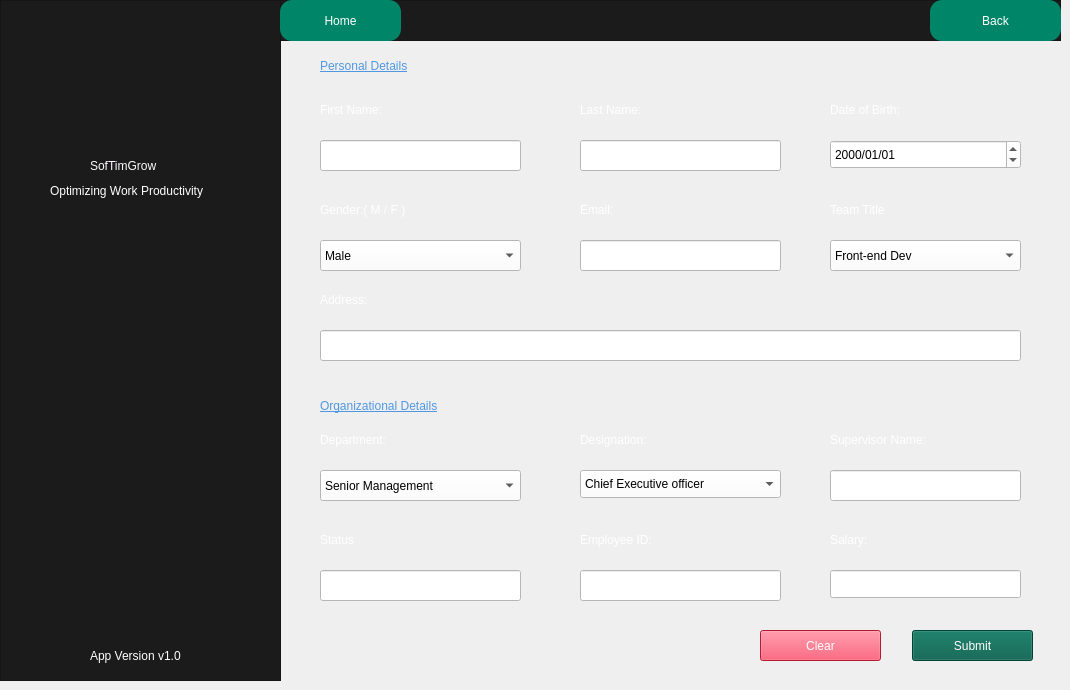
    <widget class="QWidget" name="InsertEmployee">
     <widget class="QFrame" name="frame_10">
      <property name="geometry">
       <rect>
        <x>0</x>
        <y>0</y>
        <width>281</width>
        <height>681</height>
       </rect>
      </property>
      <property name="styleSheet">
       <string notr="true">background-color:rgba(27,27,27,255);</string>
      </property>
      <property name="frameShape">
       <enum>QFrame::StyledPanel</enum>
      </property>
      <property name="frameShadow">
       <enum>QFrame::Raised</enum>
      </property>
      <widget class="QLabel" name="label_23">
       <property name="geometry">
        <rect>
         <x>10</x>
         <y>10</y>
         <width>261</width>
         <height>151</height>
        </rect>
       </property>
       <property name="text">
        <string/>
       </property>
       <property name="pixmap">
        <pixmap resource="../resource.qrc">:/pics/picture/people.png</pixmap>
       </property>
       <property name="scaledContents">
        <bool>true</bool>
       </property>
      </widget>
      <widget class="QLabel" name="label_25">
       <property name="geometry">
        <rect>
         <x>50</x>
         <y>180</y>
         <width>201</width>
         <height>21</height>
        </rect>
       </property>
       <property name="styleSheet">
        <string notr="true">color: rgb(255, 255, 255);
font: italic 9pt &quot;Segoe UI&quot;;</string>
       </property>
       <property name="text">
        <string>Optimizing Work Productivity</string>
       </property>
      </widget>
      <widget class="QLabel" name="label_26">
       <property name="geometry">
        <rect>
         <x>90</x>
         <y>640</y>
         <width>121</width>
         <height>31</height>
        </rect>
       </property>
       <property name="styleSheet">
        <string notr="true">color:white;</string>
       </property>
       <property name="text">
        <string>App Version v1.0</string>
       </property>
      </widget>
      <widget class="QLabel" name="label_192">
       <property name="geometry">
        <rect>
         <x>90</x>
         <y>150</y>
         <width>111</width>
         <height>31</height>
        </rect>
       </property>
       <property name="styleSheet">
        <string notr="true">color: rgb(254, 251, 255);
font: 700 11pt &quot;Arial&quot;;</string>
       </property>
       <property name="text">
        <string>SofTimGrow</string>
       </property>
      </widget>
     </widget>
     <widget class="QFrame" name="frame_11">
      <property name="geometry">
       <rect>
        <x>280</x>
        <y>0</y>
        <width>781</width>
        <height>41</height>
       </rect>
      </property>
      <property name="styleSheet">
       <string notr="true">background-color:rgba(27,27,27,255);</string>
      </property>
      <property name="frameShape">
       <enum>QFrame::StyledPanel</enum>
      </property>
      <property name="frameShadow">
       <enum>QFrame::Raised</enum>
      </property>
      <widget class="QPushButton" name="pushButton_46">
       <property name="geometry">
        <rect>
         <x>0</x>
         <y>0</y>
         <width>121</width>
         <height>41</height>
        </rect>
       </property>
       <property name="styleSheet">
        <string notr="true">border-radius:12px;
background-color:rgba(0,133,104,255);
color:white;</string>
       </property>
       <property name="text">
        <string>Home</string>
       </property>
      </widget>
     </widget>
     <widget class="QLabel" name="label_55">
      <property name="geometry">
       <rect>
        <x>320</x>
        <y>50</y>
        <width>161</width>
        <height>31</height>
       </rect>
      </property>
      <property name="styleSheet">
       <string notr="true">color: rgb(80, 151, 225);

font: italic 13pt &quot;Times New Roman&quot;;
text-decoration: underline;</string>
      </property>
      <property name="text">
       <string>Personal Details</string>
      </property>
     </widget>
     <widget class="QLabel" name="label_56">
      <property name="geometry">
       <rect>
        <x>320</x>
        <y>100</y>
        <width>101</width>
        <height>20</height>
       </rect>
      </property>
      <property name="styleSheet">
       <string notr="true">color:white;
font: 10pt &quot;Tahoma&quot;;</string>
      </property>
      <property name="text">
       <string>First Name:</string>
      </property>
     </widget>
     <widget class="QLabel" name="label_57">
      <property name="geometry">
       <rect>
        <x>580</x>
        <y>100</y>
        <width>101</width>
        <height>20</height>
       </rect>
      </property>
      <property name="styleSheet">
       <string notr="true">color:white;
font: 10pt &quot;Tahoma&quot;;</string>
      </property>
      <property name="text">
       <string>Last Name:</string>
      </property>
     </widget>
     <widget class="QLabel" name="label_58">
      <property name="geometry">
       <rect>
        <x>830</x>
        <y>100</y>
        <width>101</width>
        <height>20</height>
       </rect>
      </property>
      <property name="styleSheet">
       <string notr="true">color:white;
font: 10pt &quot;Tahoma&quot;;</string>
      </property>
      <property name="text">
       <string>Date of Birth:</string>
      </property>
     </widget>
     <widget class="QDateEdit" name="DOB">
      <property name="geometry">
       <rect>
        <x>830</x>
        <y>140</y>
        <width>191</width>
        <height>29</height>
       </rect>
      </property>
      <property name="styleSheet">
       <string notr="true">color:black;
background-color: rgb(255, 255, 255);</string>
      </property>
      <property name="displayFormat">
       <string>yyyy/MM/dd</string>
      </property>
     </widget>
     <widget class="QLabel" name="label_59">
      <property name="geometry">
       <rect>
        <x>320</x>
        <y>200</y>
        <width>121</width>
        <height>20</height>
       </rect>
      </property>
      <property name="styleSheet">
       <string notr="true">color:white;
font: 10pt &quot;Tahoma&quot;;</string>
      </property>
      <property name="text">
       <string>Gender:( M / F )</string>
      </property>
     </widget>
     <widget class="QLabel" name="label_60">
      <property name="geometry">
       <rect>
        <x>580</x>
        <y>200</y>
        <width>101</width>
        <height>20</height>
       </rect>
      </property>
      <property name="styleSheet">
       <string notr="true">color:white;
font: 10pt &quot;Tahoma&quot;;</string>
      </property>
      <property name="text">
       <string>Email:</string>
      </property>
     </widget>
     <widget class="QLabel" name="label_61">
      <property name="geometry">
       <rect>
        <x>320</x>
        <y>290</y>
        <width>101</width>
        <height>20</height>
       </rect>
      </property>
      <property name="styleSheet">
       <string notr="true">color:white;
font: 10pt &quot;Tahoma&quot;;</string>
      </property>
      <property name="text">
       <string>Address:</string>
      </property>
     </widget>
     <widget class="QLabel" name="label_62">
      <property name="geometry">
       <rect>
        <x>320</x>
        <y>390</y>
        <width>221</width>
        <height>31</height>
       </rect>
      </property>
      <property name="styleSheet">
       <string notr="true">color: rgb(80, 151, 225);

font: italic 13pt &quot;Times New Roman&quot;;
text-decoration: underline;</string>
      </property>
      <property name="text">
       <string>Organizational Details</string>
      </property>
     </widget>
     <widget class="QLabel" name="label_63">
      <property name="geometry">
       <rect>
        <x>320</x>
        <y>430</y>
        <width>101</width>
        <height>20</height>
       </rect>
      </property>
      <property name="styleSheet">
       <string notr="true">color:white;
font: 10pt &quot;Tahoma&quot;;</string>
      </property>
      <property name="text">
       <string>Department:</string>
      </property>
     </widget>
     <widget class="QLabel" name="label_64">
      <property name="geometry">
       <rect>
        <x>580</x>
        <y>430</y>
        <width>101</width>
        <height>20</height>
       </rect>
      </property>
      <property name="styleSheet">
       <string notr="true">color:white;
font: 10pt &quot;Tahoma&quot;;</string>
      </property>
      <property name="text">
       <string>Designation:</string>
      </property>
     </widget>
     <widget class="QLabel" name="label_67">
      <property name="geometry">
       <rect>
        <x>830</x>
        <y>430</y>
        <width>141</width>
        <height>20</height>
       </rect>
      </property>
      <property name="styleSheet">
       <string notr="true">color:white;
font: 10pt &quot;Tahoma&quot;;</string>
      </property>
      <property name="text">
       <string>Supervisor Name:</string>
      </property>
     </widget>
     <widget class="QPushButton" name="pushButton_11">
      <property name="geometry">
       <rect>
        <x>912</x>
        <y>630</y>
        <width>121</width>
        <height>31</height>
       </rect>
      </property>
      <property name="styleSheet">
       <string notr="true">color:white;
background-color:rgba(0,92,73,255);
font: 10pt &quot;Tahoma&quot;;</string>
      </property>
      <property name="text">
       <string>Submit</string>
      </property>
     </widget>
     <widget class="QPushButton" name="pushButton_13">
      <property name="geometry">
       <rect>
        <x>760</x>
        <y>630</y>
        <width>121</width>
        <height>31</height>
       </rect>
      </property>
      <property name="styleSheet">
       <string notr="true">color:white;
background-color: rgb(255, 37, 70);

color:white;

font: 10pt &quot;Tahoma&quot;;</string>
      </property>
      <property name="text">
       <string>Clear</string>
      </property>
     </widget>
     <widget class="QLabel" name="label_84">
      <property name="geometry">
       <rect>
        <x>320</x>
        <y>530</y>
        <width>101</width>
        <height>20</height>
       </rect>
      </property>
      <property name="styleSheet">
       <string notr="true">color:white;
font: 10pt &quot;Tahoma&quot;;</string>
      </property>
      <property name="text">
       <string>Status</string>
      </property>
     </widget>
     <widget class="QPushButton" name="homebutton_2">
      <property name="geometry">
       <rect>
        <x>930</x>
        <y>0</y>
        <width>131</width>
        <height>41</height>
       </rect>
      </property>
      <property name="styleSheet">
       <string notr="true">border-radius:12px;
background-color:rgba(0,133,104,255);
color:white;</string>
      </property>
      <property name="text">
       <string>Back</string>
      </property>
     </widget>
     <widget class="QLabel" name="label_160">
      <property name="geometry">
       <rect>
        <x>830</x>
        <y>200</y>
        <width>101</width>
        <height>20</height>
       </rect>
      </property>
      <property name="styleSheet">
       <string notr="true">color:white;
font: 10pt &quot;Tahoma&quot;;</string>
      </property>
      <property name="text">
       <string>Team Title</string>
      </property>
     </widget>
     <widget class="QLineEdit" name="firstname">
      <property name="geometry">
       <rect>
        <x>320</x>
        <y>140</y>
        <width>201</width>
        <height>31</height>
       </rect>
      </property>
      <property name="styleSheet">
       <string notr="true">color:black;
background-color: rgba(255,255,255,255);
</string>
      </property>
     </widget>
     <widget class="QLineEdit" name="lastname">
      <property name="geometry">
       <rect>
        <x>580</x>
        <y>140</y>
        <width>201</width>
        <height>31</height>
       </rect>
      </property>
      <property name="styleSheet">
       <string notr="true">color:black;
background-color: rgba(255,255,255,255);
</string>
      </property>
     </widget>
     <widget class="QLineEdit" name="email">
      <property name="geometry">
       <rect>
        <x>580</x>
        <y>240</y>
        <width>201</width>
        <height>31</height>
       </rect>
      </property>
      <property name="styleSheet">
       <string notr="true">color:black;
background-color: rgba(255,255,255,255);
</string>
      </property>
     </widget>
     <widget class="QLineEdit" name="address">
      <property name="geometry">
       <rect>
        <x>320</x>
        <y>330</y>
        <width>701</width>
        <height>31</height>
       </rect>
      </property>
      <property name="styleSheet">
       <string notr="true">color:black;
background-color: rgba(255,255,255,255);
</string>
      </property>
     </widget>
     <widget class="QLineEdit" name="statusemp">
      <property name="geometry">
       <rect>
        <x>320</x>
        <y>570</y>
        <width>201</width>
        <height>31</height>
       </rect>
      </property>
      <property name="styleSheet">
       <string notr="true">color:black;
background-color: rgba(255,255,255,255);
</string>
      </property>
     </widget>
     <widget class="QComboBox" name="designation">
      <property name="geometry">
       <rect>
        <x>580</x>
        <y>470</y>
        <width>201</width>
        <height>28</height>
       </rect>
      </property>
      <property name="styleSheet">
       <string notr="true">color:black;
background-color: rgba(255,255,255,255);
</string>
      </property>
      <item>
       <property name="text">
        <string>Chief Executive officer</string>
       </property>
      </item>
      <item>
       <property name="text">
        <string>Chief Commercial Officer</string>
       </property>
      </item>
      <item>
       <property name="text">
        <string>Chief Technology Officer</string>
       </property>
      </item>
      <item>
       <property name="text">
        <string>Chief Operating Officer</string>
       </property>
      </item>
      <item>
       <property name="text">
        <string>Project Director</string>
       </property>
      </item>
      <item>
       <property name="text">
        <string>Sales Manager</string>
       </property>
      </item>
      <item>
       <property name="text">
        <string>IT Manager</string>
       </property>
      </item>
      <item>
       <property name="text">
        <string>Inventory Manager</string>
       </property>
      </item>
      <item>
       <property name="text">
        <string>HR Manager</string>
       </property>
      </item>
      <item>
       <property name="text">
        <string>Administrative Manager</string>
       </property>
      </item>
      <item>
       <property name="text">
        <string>Accounts Manager</string>
       </property>
      </item>
      <item>
       <property name="text">
        <string>Team Lead</string>
       </property>
      </item>
      <item>
       <property name="text">
        <string>Senior Resource Personnel</string>
       </property>
      </item>
      <item>
       <property name="text">
        <string>Dev Engineer</string>
       </property>
      </item>
      <item>
       <property name="text">
        <string>Marketing Specialist</string>
       </property>
      </item>
      <item>
       <property name="text">
        <string>Sales Representative</string>
       </property>
      </item>
      <item>
       <property name="text">
        <string>Customer Service Representative</string>
       </property>
      </item>
     </widget>
     <widget class="QComboBox" name="insdept">
      <property name="geometry">
       <rect>
        <x>320</x>
        <y>470</y>
        <width>201</width>
        <height>31</height>
       </rect>
      </property>
      <property name="styleSheet">
       <string notr="true">color:black;
background-color: rgba(255,255,255,255);
</string>
      </property>
      <item>
       <property name="text">
        <string>Senior Management</string>
       </property>
      </item>
      <item>
       <property name="text">
        <string>Marketing</string>
       </property>
      </item>
      <item>
       <property name="text">
        <string>Sales</string>
       </property>
      </item>
      <item>
       <property name="text">
        <string>IT</string>
       </property>
      </item>
      <item>
       <property name="text">
        <string>Inventory</string>
       </property>
      </item>
      <item>
       <property name="text">
        <string>HR</string>
       </property>
      </item>
      <item>
       <property name="text">
        <string>Administrative</string>
       </property>
      </item>
      <item>
       <property name="text">
        <string>Accounts</string>
       </property>
      </item>
      <item>
       <property name="text">
        <string>Project Development</string>
       </property>
      </item>
     </widget>
     <widget class="QLineEdit" name="supername">
      <property name="geometry">
       <rect>
        <x>830</x>
        <y>470</y>
        <width>191</width>
        <height>31</height>
       </rect>
      </property>
      <property name="styleSheet">
       <string notr="true">color:black;
background-color: rgba(255,255,255,255);
</string>
      </property>
     </widget>
     <widget class="QComboBox" name="teamtitle">
      <property name="geometry">
       <rect>
        <x>830</x>
        <y>240</y>
        <width>191</width>
        <height>31</height>
       </rect>
      </property>
      <property name="styleSheet">
       <string notr="true">color:black;
background-color: rgb(255, 255, 255);</string>
      </property>
      <item>
       <property name="text">
        <string>Front-end Dev</string>
       </property>
      </item>
      <item>
       <property name="text">
        <string>Back-end Dev</string>
       </property>
      </item>
      <item>
       <property name="text">
        <string>Tech Development</string>
       </property>
      </item>
     </widget>
     <widget class="QComboBox" name="gender">
      <property name="geometry">
       <rect>
        <x>320</x>
        <y>240</y>
        <width>201</width>
        <height>31</height>
       </rect>
      </property>
      <property name="styleSheet">
       <string notr="true">color:black;
background-color: rgb(255, 255, 255);</string>
      </property>
      <item>
       <property name="text">
        <string>Male</string>
       </property>
      </item>
      <item>
       <property name="text">
        <string>Female</string>
       </property>
      </item>
     </widget>
     <widget class="QLabel" name="label_37">
      <property name="geometry">
       <rect>
        <x>580</x>
        <y>530</y>
        <width>111</width>
        <height>20</height>
       </rect>
      </property>
      <property name="styleSheet">
       <string notr="true">color:white;
font: 10pt &quot;Tahoma&quot;;</string>
      </property>
      <property name="text">
       <string>Employee ID:</string>
      </property>
     </widget>
     <widget class="QLineEdit" name="empid">
      <property name="geometry">
       <rect>
        <x>580</x>
        <y>570</y>
        <width>201</width>
        <height>31</height>
       </rect>
      </property>
      <property name="styleSheet">
       <string notr="true">color:black;
background-color: rgba(255,255,255,255);
</string>
      </property>
     </widget>
     <widget class="QLabel" name="label_79">
      <property name="geometry">
       <rect>
        <x>830</x>
        <y>530</y>
        <width>63</width>
        <height>20</height>
       </rect>
      </property>
      <property name="styleSheet">
       <string notr="true">color:white;
font: 10pt &quot;Tahoma&quot;;</string>
      </property>
      <property name="text">
       <string>Salary:</string>
      </property>
     </widget>
     <widget class="QLineEdit" name="salary">
      <property name="geometry">
       <rect>
        <x>830</x>
        <y>570</y>
        <width>191</width>
        <height>28</height>
       </rect>
      </property>
      <property name="styleSheet">
       <string notr="true">color:black;
background-color: rgba(255,255,255,255);
</string>
      </property>
     </widget>
    </widget>
